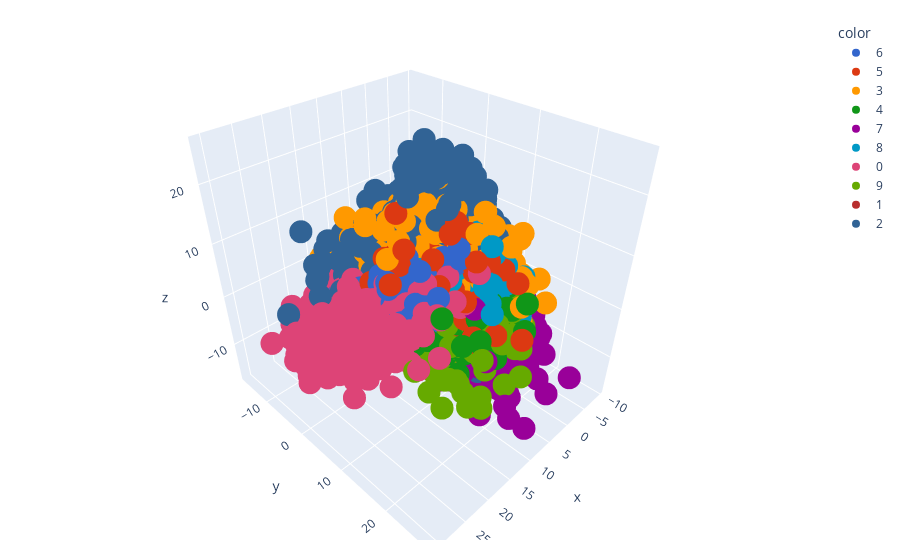

Source (notebook cell):
### Code cell
y_train_trf = y_train.astype(str)
fig = px.scatter_3d(
                    x=X_train_trf[:,0], 
                    y=X_train_trf[:,1], 
                    z=X_train_trf[:,2],
                    color=y_train_trf,
                    color_discrete_sequence=px.colors.qualitative.G10
                 )
fig.update_layout(margin=dict(l=20, t=20, b=20))
fig.show()

### Figure 1 — Plotly figure (JSON) as saved in the notebook; plotly's stock layout.template omitted (floating-point values rounded to 4 significant figures; data arrays with more than 128 entries replaced by an {"elided": "..."} marker saying what was removed)
{"data": [{"hovertemplate": "color=6<br>x=%{x}<br>y=%{y}<br>z=%{z}<extra></extra>", "legendgroup": "6", "marker": {"color": "#3366CC", "symbol": "circle"}, "mode": "markers", "name": "6", "scene": "scene", "showlegend": true, "type": "scatter3d", "x": {"elided": "3352 float values"}, "y": {"elided": "3352 float values"}, "z": {"elided": "3352 float values"}}, {"hovertemplate": "color=5<br>x=%{x}<br>y=%{y}<br>z=%{z}<extra></extra>", "legendgroup": "5", "marker": {"color": "#DC3912", "symbol": "circle"}, "mode": "markers", "name": "5", "scene": "scene", "showlegend": true, "type": "scatter3d", "x": {"elided": "3093 float values"}, "y": {"elided": "3093 float values"}, "z": {"elided": "3093 float values"}}, {"hovertemplate": "color=3<br>x=%{x}<br>y=%{y}<br>z=%{z}<extra></extra>", "legendgroup": "3", "marker": {"color": "#FF9900", "symbol": "circle"}, "mode": "markers", "name": "3", "scene": "scene", "showlegend": true, "type": "scatter3d", "x": {"elided": "3414 float values"}, "y": {"elided": "3414 float values"}, "z": {"elided": "3414 float values"}}, {"hovertemplate": "color=4<br>x=%{x}<br>y=%{y}<br>z=%{z}<extra></extra>", "legendgroup": "4", "marker": {"color": "#109618", "symbol": "circle"}, "mode": "markers", "name": "4", "scene": "scene", "showlegend": true, "type": "scatter3d", "x": {"elided": "3233 float values"}, "y": {"elided": "3233 float values"}, "z": {"elided": "3233 float values"}}, {"hovertemplate": "color=7<br>x=%{x}<br>y=%{y}<br>z=%{z}<extra></extra>", "legendgroup": "7", "marker": {"color": "#990099", "symbol": "circle"}, "mode": "markers", "name": "7", "scene": "scene", "showlegend": true, "type": "scatter3d", "x": {"elided": "3508 float values"}, "y": {"elided": "3508 float values"}, "z": {"elided": "3508 float values"}}, {"hovertemplate": "color=8<br>x=%{x}<br>y=%{y}<br>z=%{z}<extra></extra>", "legendgroup": "8", "marker": {"color": "#0099C6", "symbol": "circle"}, "mode": "markers", "name": "8", "scene": "scene", "showlegend": true, "type": "scatter3d", "x": {"elided": "3228 float values"}, "y": {"elided": "3228 float values"}, "z": {"elided": "3228 float values"}}, {"hovertemplate": "color=0<br>x=%{x}<br>y=%{y}<br>z=%{z}<extra></extra>", "legendgroup": "0", "marker": {"color": "#DD4477", "symbol": "circle"}, "mode": "markers", "name": "0", "scene": "scene", "showlegend": true, "type": "scatter3d", "x": {"elided": "3316 float values"}, "y": {"elided": "3316 float values"}, "z": {"elided": "3316 float values"}}, {"hovertemplate": "color=9<br>x=%{x}<br>y=%{y}<br>z=%{z}<extra></extra>", "legendgroup": "9", "marker": {"color": "#66AA00", "symbol": "circle"}, "mode": "markers", "name": "9", "scene": "scene", "showlegend": true, "type": "scatter3d", "x": {"elided": "3350 float values"}, "y": {"elided": "3350 float values"}, "z": {"elided": "3350 float values"}}, {"hovertemplate": "color=1<br>x=%{x}<br>y=%{y}<br>z=%{z}<extra></extra>", "legendgroup": "1", "marker": {"color": "#B82E2E", "symbol": "circle"}, "mode": "markers", "name": "1", "scene": "scene", "showlegend": true, "type": "scatter3d", "x": {"elided": "3775 float values"}, "y": {"elided": "3775 float values"}, "z": {"elided": "3775 float values"}}, {"hovertemplate": "color=2<br>x=%{x}<br>y=%{y}<br>z=%{z}<extra></extra>", "legendgroup": "2", "marker": {"color": "#316395", "symbol": "circle"}, "mode": "markers", "name": "2", "scene": "scene", "showlegend": true, "type": "scatter3d", "x": {"elided": "3331 float values"}, "y": {"elided": "3331 float values"}, "z": {"elided": "3331 float values"}}], "layout": {"legend": {"title": {"text": "color"}, "tracegroupgap": 0}, "margin": {"b": 20, "l": 20, "t": 20}, "scene": {"domain": {"x": [0, 1], "y": [0, 1]}, "xaxis": {"title": {"text": "x"}}, "yaxis": {"title": {"text": "y"}}, "zaxis": {"title": {"text": "z"}}}}}
